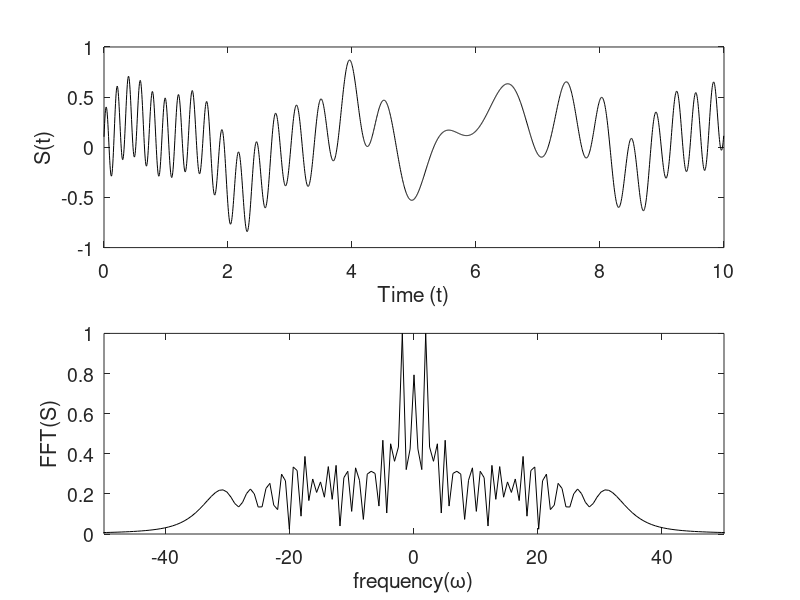
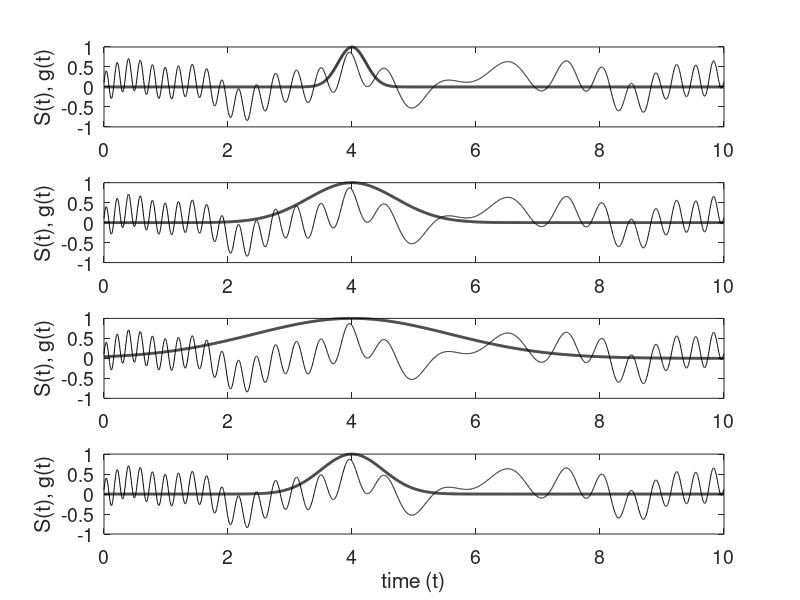
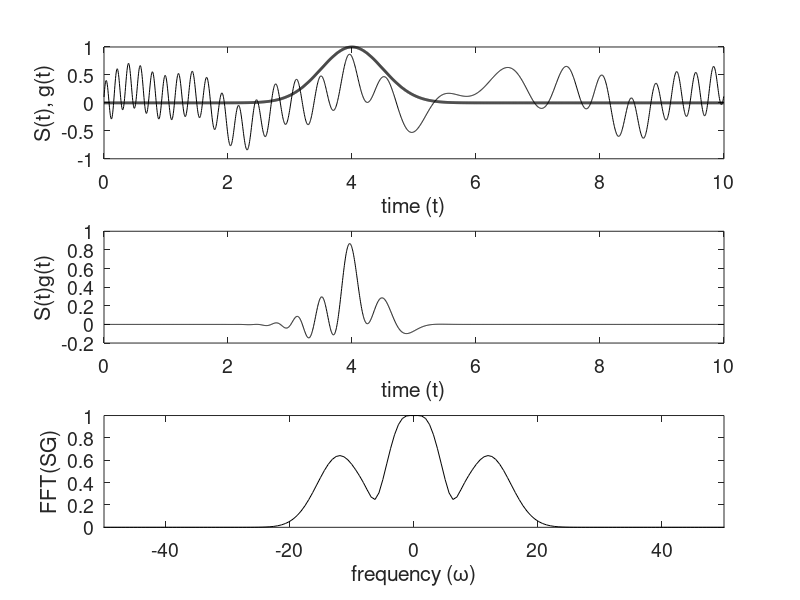

MATLAB code for these plots, in order:
%% creates a signal
clear all;
close all;
clc
L = 10; n = 2048;
t2 = linspace(0,L,n+1);
t = t2(1:n);
k = (2*pi/L)*[0:n/2-1 -n/2:-1];
ks = fftshift(k);

S = (3*sin(2*t)+0.5*tanh(0.5*(t-3)) + .2*exp(-(t-4).^2)...
        +1.5*sin(5*t) + 4*cos(3*(t-6).^2))/10+(t/20).^3;
St = fft(S);
%% plot the signal
figure(1)
subplot(2,1,1)
plot(t,S,'k')
set(gca,'Fontsize',14)
xlabel('Time (t)'),ylabel('S(t)')

subplot(2,1,2)
plot(ks,abs(fftshift(St))/max(abs(St)),'k');
axis([-50 50 0 1])
set(gca,'Fontsize',14)
xlabel('frequency(\omega)')
ylabel('FFT(S)')
%% plot Gabor filter with signal
figure(2)
width = [10 1 0.2 2];
for j = 1:4
   g = exp(-width(j)*(t-4).^2);
   subplot(4,1,j)
   plot(t,S,'k'),hold on
   plot(t,g,'k','Linewidth',2)
   set(gca,'FontSize',14)
   ylabel('S(t), g(t)')
end
xlabel('time (t)')
%%
figure(3)
g = exp(-2*(t-4).^2);
Sg=g.*S;
Sgt = fft(Sg);

subplot(3,1,1),plot(t,S,'k'), hold on
plot(t,g,'k','Linewidth',2)
set(gca,'Fontsize',14)
ylabel('S(t), g(t)'), xlabel('time (t)')
subplot(3,1,2), plot(t,Sg,'k')
set(gca,'Fontsize',14)
ylabel('S(t)g(t)'),xlabel('time (t)')
subplot(3,1,3), plot(ks,abs(fftshift(Sgt))/max(abs(Sgt)),'k')
axis([-50,50,0,1])
set(gca,'Fontsize',14)
ylabel('FFT(SG)'),xlabel('frequency (\omega)')